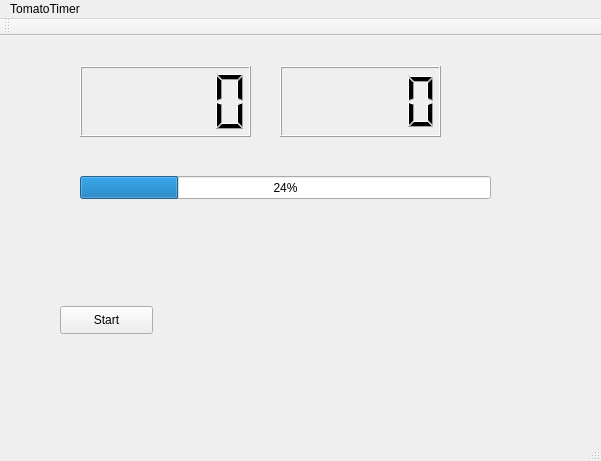
<?xml version="1.0" encoding="UTF-8"?>
<ui version="4.0">
 <class>MainWindow</class>
 <widget class="QMainWindow" name="MainWindow">
  <property name="geometry">
   <rect>
    <x>0</x>
    <y>0</y>
    <width>601</width>
    <height>461</height>
   </rect>
  </property>
  <property name="windowTitle">
   <string>MainWindow</string>
  </property>
  <widget class="QWidget" name="centralWidget">
   <widget class="QPushButton" name="pushButton">
    <property name="geometry">
     <rect>
      <x>60</x>
      <y>270</y>
      <width>93</width>
      <height>28</height>
     </rect>
    </property>
    <property name="text">
     <string>Start</string>
    </property>
   </widget>
   <widget class="QLCDNumber" name="WorkingTimer">
    <property name="geometry">
     <rect>
      <x>80</x>
      <y>30</y>
      <width>171</width>
      <height>71</height>
     </rect>
    </property>
   </widget>
   <widget class="QLCDNumber" name="RelaxTimer">
    <property name="geometry">
     <rect>
      <x>280</x>
      <y>30</y>
      <width>161</width>
      <height>71</height>
     </rect>
    </property>
   </widget>
   <widget class="QProgressBar" name="progressBar">
    <property name="geometry">
     <rect>
      <x>80</x>
      <y>140</y>
      <width>411</width>
      <height>23</height>
     </rect>
    </property>
    <property name="value">
     <number>24</number>
    </property>
   </widget>
  </widget>
  <widget class="QMenuBar" name="menuBar">
   <property name="geometry">
    <rect>
     <x>0</x>
     <y>0</y>
     <width>601</width>
     <height>26</height>
    </rect>
   </property>
   <widget class="QMenu" name="menuTomatoTimer">
    <property name="title">
     <string>TomatoTimer</string>
    </property>
   </widget>
   <addaction name="menuTomatoTimer"/>
  </widget>
  <widget class="QToolBar" name="mainToolBar">
   <attribute name="toolBarArea">
    <enum>TopToolBarArea</enum>
   </attribute>
   <attribute name="toolBarBreak">
    <bool>false</bool>
   </attribute>
  </widget>
  <widget class="QStatusBar" name="statusBar"/>
 </widget>
 <layoutdefault spacing="6" margin="11"/>
 <resources/>
 <connections/>
</ui>
